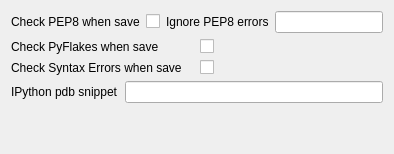
<?xml version="1.0" encoding="UTF-8"?>
<ui version="4.0">
    <class>pythonUtilsConfigWidget</class>
    <widget class="QWidget" name="commentarConfigWidget">
        <layout class="QHBoxLayout" name="horizontalLayout_2">
            <item>
                <layout class="QVBoxLayout" name="verticalLayout">
                    <item>
                        <layout class="QHBoxLayout" name="horizontalLayout">
                            <item>
                                <widget class="QLabel" name="label">
                                    <property name="text">
                                        <string>Check PEP8 when save</string>
                                    </property>
                                </widget>
                            </item>
                            <item>
                                <widget class="QCheckBox" name="checkPEP8WhenSave">
                                </widget>
                            </item>
                            <item>
                                <widget class="QLabel" name="label">
                                    <property name="text">
                                        <string>Ignore PEP8 errors</string>
                                    </property>
                                </widget>
                            </item>
                            <item>
                                <widget class="QLineEdit" name="ignorePEP8Errors">
                                    <property name="value">
                                        <string>XXX</string>
                                    </property>
                                </widget>
                            </item>
                        </layout>
                    </item>
                    <item>
                        <layout class="QHBoxLayout" name="horizontalLayout">
                            <item>
                                <widget class="QLabel" name="label">
                                    <property name="text">
                                        <string>Check PyFlakes when save</string>
                                    </property>
                                </widget>
                            </item>
                            <item>
                                <widget class="QCheckBox" name="checkPyFlakesWhenSave">
                                </widget>
                            </item>
                        </layout>
                    </item>
                    <item>
                        <layout class="QHBoxLayout" name="horizontalLayout">
                            <item>
                                <widget class="QLabel" name="label">
                                    <property name="text">
                                        <string>Check Syntax Errors when save</string>
                                    </property>
                                </widget>
                            </item>
                            <item>
                                <widget class="QCheckBox" name="checkParseCode">
                                </widget>
                            </item>
                        </layout>
                    </item>
                    <item>
                        <layout class="QHBoxLayout" name="horizontalLayout">
                            <item>
                                <widget class="QLabel" name="label">
                                    <property name="text">
                                        <string>IPython pdb snippet</string>
                                    </property>
                                </widget>
                            </item>
                            <item>
                                <widget class="QLineEdit" name="ipdbSnippet">
                                    <property name="value">
                                        <string>import ipdb; ipdb.set_trace()</string>
                                    </property>
                                </widget>
                            </item>
                        </layout>
                    </item>
                    <item>
                        <spacer name="verticalSpacer">
                            <property name="orientation">
                                <enum>Qt::Vertical</enum>
                            </property>
                            <property name="sizeHint" stdset="0">
                                <size>
                                    <width>20</width>
                                    <height>40</height>
                                </size>
                            </property>
                        </spacer>
                    </item>
                </layout>
            </item>
        </layout>
    </widget>
    <resources/>
    <connections/>
</ui>
